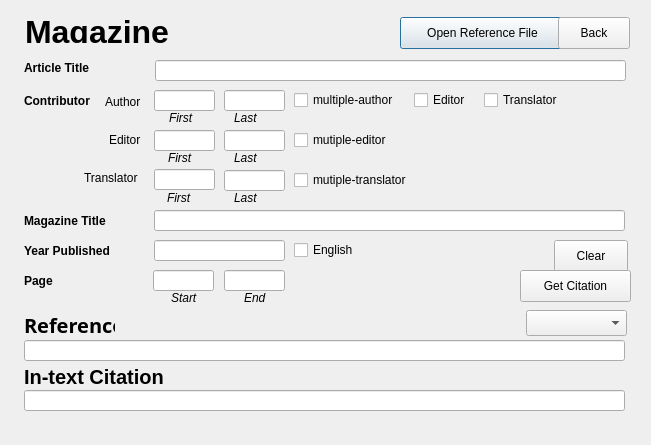
<?xml version="1.0" encoding="UTF-8"?>
<ui version="4.0">
 <class>magazine_page</class>
 <widget class="QDialog" name="magazine_page">
  <property name="geometry">
   <rect>
    <x>0</x>
    <y>0</y>
    <width>651</width>
    <height>445</height>
   </rect>
  </property>
  <property name="windowTitle">
   <string>Dialog</string>
  </property>
  <widget class="QLabel" name="translator_label">
   <property name="geometry">
    <rect>
     <x>84</x>
     <y>168</y>
     <width>61</width>
     <height>20</height>
    </rect>
   </property>
   <property name="text">
    <string>Translator</string>
   </property>
  </widget>
  <widget class="QLineEdit" name="article_title_line">
   <property name="geometry">
    <rect>
     <x>155</x>
     <y>60</y>
     <width>471</width>
     <height>21</height>
    </rect>
   </property>
  </widget>
  <widget class="QLineEdit" name="magazine_title_line">
   <property name="geometry">
    <rect>
     <x>154</x>
     <y>210</y>
     <width>471</width>
     <height>21</height>
    </rect>
   </property>
  </widget>
  <widget class="QLineEdit" name="translator_last_bar">
   <property name="geometry">
    <rect>
     <x>224</x>
     <y>170</y>
     <width>61</width>
     <height>21</height>
    </rect>
   </property>
  </widget>
  <widget class="QCheckBox" name="editor_multi">
   <property name="geometry">
    <rect>
     <x>294</x>
     <y>130</y>
     <width>131</width>
     <height>20</height>
    </rect>
   </property>
   <property name="text">
    <string>mutiple-editor</string>
   </property>
  </widget>
  <widget class="QLineEdit" name="end_page_line">
   <property name="geometry">
    <rect>
     <x>224</x>
     <y>270</y>
     <width>61</width>
     <height>21</height>
    </rect>
   </property>
  </widget>
  <widget class="QComboBox" name="reference_style">
   <property name="geometry">
    <rect>
     <x>526</x>
     <y>310</y>
     <width>101</width>
     <height>26</height>
    </rect>
   </property>
  </widget>
  <widget class="QLabel" name="editor_first">
   <property name="geometry">
    <rect>
     <x>168</x>
     <y>150</y>
     <width>31</width>
     <height>16</height>
    </rect>
   </property>
   <property name="font">
    <font>
     <italic>true</italic>
    </font>
   </property>
   <property name="text">
    <string>First</string>
   </property>
  </widget>
  <widget class="QLabel" name="magzine">
   <property name="geometry">
    <rect>
     <x>25</x>
     <y>14</y>
     <width>211</width>
     <height>29</height>
    </rect>
   </property>
   <property name="font">
    <font>
     <weight>75</weight>
     <bold>true</bold>
    </font>
   </property>
   <property name="layoutDirection">
    <enum>Qt::LeftToRight</enum>
   </property>
   <property name="text">
    <string>&lt;html&gt;&lt;head/&gt;&lt;body&gt;&lt;p&gt;&lt;span style=&quot; font-size:24pt;&quot;&gt;Magazine&lt;/span&gt;&lt;/p&gt;&lt;/body&gt;&lt;/html&gt;</string>
   </property>
  </widget>
  <widget class="QPushButton" name="load_button">
   <property name="geometry">
    <rect>
     <x>400</x>
     <y>17</y>
     <width>165</width>
     <height>32</height>
    </rect>
   </property>
   <property name="text">
    <string>Open Reference File</string>
   </property>
  </widget>
  <widget class="QLabel" name="article_title">
   <property name="geometry">
    <rect>
     <x>24</x>
     <y>60</y>
     <width>81</width>
     <height>16</height>
    </rect>
   </property>
   <property name="font">
    <font>
     <weight>75</weight>
     <bold>true</bold>
    </font>
   </property>
   <property name="text">
    <string>Article Title</string>
   </property>
  </widget>
  <widget class="QLabel" name="page">
   <property name="geometry">
    <rect>
     <x>24</x>
     <y>273</y>
     <width>41</width>
     <height>16</height>
    </rect>
   </property>
   <property name="font">
    <font>
     <weight>75</weight>
     <bold>true</bold>
    </font>
   </property>
   <property name="text">
    <string>Page</string>
   </property>
  </widget>
  <widget class="QCheckBox" name="translator_check">
   <property name="geometry">
    <rect>
     <x>484</x>
     <y>90</y>
     <width>87</width>
     <height>20</height>
    </rect>
   </property>
   <property name="text">
    <string>Translator</string>
   </property>
  </widget>
  <widget class="QCheckBox" name="translator_multi">
   <property name="geometry">
    <rect>
     <x>294</x>
     <y>170</y>
     <width>191</width>
     <height>20</height>
    </rect>
   </property>
   <property name="text">
    <string>mutiple-translator</string>
   </property>
  </widget>
  <widget class="QLineEdit" name="bibliography_line">
   <property name="geometry">
    <rect>
     <x>24</x>
     <y>340</y>
     <width>601</width>
     <height>21</height>
    </rect>
   </property>
  </widget>
  <widget class="QLabel" name="contributor">
   <property name="geometry">
    <rect>
     <x>24</x>
     <y>93</y>
     <width>91</width>
     <height>16</height>
    </rect>
   </property>
   <property name="font">
    <font>
     <weight>75</weight>
     <bold>true</bold>
    </font>
   </property>
   <property name="text">
    <string>Contributor</string>
   </property>
  </widget>
  <widget class="QLabel" name="author_last">
   <property name="geometry">
    <rect>
     <x>234</x>
     <y>110</y>
     <width>31</width>
     <height>16</height>
    </rect>
   </property>
   <property name="font">
    <font>
     <italic>true</italic>
    </font>
   </property>
   <property name="text">
    <string>Last</string>
   </property>
  </widget>
  <widget class="QLabel" name="reference">
   <property name="geometry">
    <rect>
     <x>24</x>
     <y>317</y>
     <width>91</width>
     <height>16</height>
    </rect>
   </property>
   <property name="font">
    <font>
     <family>.SF NS Text</family>
     <pointsize>15</pointsize>
     <weight>75</weight>
     <bold>true</bold>
    </font>
   </property>
   <property name="text">
    <string>Reference</string>
   </property>
  </widget>
  <widget class="QLabel" name="author_first">
   <property name="geometry">
    <rect>
     <x>169</x>
     <y>110</y>
     <width>31</width>
     <height>16</height>
    </rect>
   </property>
   <property name="font">
    <font>
     <italic>true</italic>
    </font>
   </property>
   <property name="text">
    <string>First</string>
   </property>
  </widget>
  <widget class="QLineEdit" name="author_last_bar">
   <property name="geometry">
    <rect>
     <x>224</x>
     <y>90</y>
     <width>61</width>
     <height>21</height>
    </rect>
   </property>
  </widget>
  <widget class="QLineEdit" name="inpaper_citation_line">
   <property name="geometry">
    <rect>
     <x>24</x>
     <y>390</y>
     <width>601</width>
     <height>21</height>
    </rect>
   </property>
  </widget>
  <widget class="QLabel" name="author_label">
   <property name="geometry">
    <rect>
     <x>105</x>
     <y>94</y>
     <width>61</width>
     <height>16</height>
    </rect>
   </property>
   <property name="text">
    <string>Author</string>
   </property>
  </widget>
  <widget class="QLabel" name="magzine_title">
   <property name="geometry">
    <rect>
     <x>24</x>
     <y>213</y>
     <width>181</width>
     <height>16</height>
    </rect>
   </property>
   <property name="font">
    <font>
     <weight>75</weight>
     <bold>true</bold>
    </font>
   </property>
   <property name="text">
    <string>Magazine Title</string>
   </property>
  </widget>
  <widget class="QPushButton" name="clear_button">
   <property name="geometry">
    <rect>
     <x>554</x>
     <y>240</y>
     <width>74</width>
     <height>32</height>
    </rect>
   </property>
   <property name="sizePolicy">
    <sizepolicy hsizetype="Fixed" vsizetype="Fixed">
     <horstretch>0</horstretch>
     <verstretch>0</verstretch>
    </sizepolicy>
   </property>
   <property name="text">
    <string>Clear</string>
   </property>
  </widget>
  <widget class="QLineEdit" name="start_page_line">
   <property name="geometry">
    <rect>
     <x>153</x>
     <y>270</y>
     <width>61</width>
     <height>21</height>
    </rect>
   </property>
  </widget>
  <widget class="QLabel" name="editor_last">
   <property name="geometry">
    <rect>
     <x>234</x>
     <y>150</y>
     <width>31</width>
     <height>16</height>
    </rect>
   </property>
   <property name="font">
    <font>
     <italic>true</italic>
    </font>
   </property>
   <property name="text">
    <string>Last</string>
   </property>
  </widget>
  <widget class="QLabel" name="date_published">
   <property name="geometry">
    <rect>
     <x>24</x>
     <y>243</y>
     <width>111</width>
     <height>16</height>
    </rect>
   </property>
   <property name="font">
    <font>
     <weight>75</weight>
     <bold>true</bold>
    </font>
   </property>
   <property name="text">
    <string>Year Published</string>
   </property>
  </widget>
  <widget class="QCheckBox" name="editor_check">
   <property name="geometry">
    <rect>
     <x>414</x>
     <y>90</y>
     <width>61</width>
     <height>20</height>
    </rect>
   </property>
   <property name="text">
    <string>Editor</string>
   </property>
  </widget>
  <widget class="QLabel" name="intext_cite">
   <property name="geometry">
    <rect>
     <x>24</x>
     <y>369</y>
     <width>171</width>
     <height>16</height>
    </rect>
   </property>
   <property name="font">
    <font>
     <pointsize>15</pointsize>
     <weight>75</weight>
     <bold>true</bold>
    </font>
   </property>
   <property name="text">
    <string>In-text Citation</string>
   </property>
  </widget>
  <widget class="QLabel" name="editor_label">
   <property name="geometry">
    <rect>
     <x>109</x>
     <y>132</y>
     <width>41</width>
     <height>16</height>
    </rect>
   </property>
   <property name="text">
    <string>Editor</string>
   </property>
  </widget>
  <widget class="QLineEdit" name="translator_first_bar">
   <property name="geometry">
    <rect>
     <x>154</x>
     <y>169</y>
     <width>61</width>
     <height>21</height>
    </rect>
   </property>
  </widget>
  <widget class="QLabel" name="page_start">
   <property name="geometry">
    <rect>
     <x>171</x>
     <y>290</y>
     <width>31</width>
     <height>16</height>
    </rect>
   </property>
   <property name="font">
    <font>
     <italic>true</italic>
    </font>
   </property>
   <property name="text">
    <string>Start</string>
   </property>
  </widget>
  <widget class="QLabel" name="page_end">
   <property name="geometry">
    <rect>
     <x>244</x>
     <y>290</y>
     <width>41</width>
     <height>16</height>
    </rect>
   </property>
   <property name="font">
    <font>
     <italic>true</italic>
    </font>
   </property>
   <property name="text">
    <string>End</string>
   </property>
  </widget>
  <widget class="QPushButton" name="back_button">
   <property name="geometry">
    <rect>
     <x>558</x>
     <y>17</y>
     <width>72</width>
     <height>32</height>
    </rect>
   </property>
   <property name="text">
    <string>Back</string>
   </property>
  </widget>
  <widget class="QCheckBox" name="English_checkBox">
   <property name="geometry">
    <rect>
     <x>294</x>
     <y>240</y>
     <width>71</width>
     <height>20</height>
    </rect>
   </property>
   <property name="text">
    <string>English</string>
   </property>
  </widget>
  <widget class="QLineEdit" name="editor_last_bar">
   <property name="geometry">
    <rect>
     <x>224</x>
     <y>130</y>
     <width>61</width>
     <height>21</height>
    </rect>
   </property>
  </widget>
  <widget class="QLabel" name="translator_last">
   <property name="geometry">
    <rect>
     <x>234</x>
     <y>190</y>
     <width>31</width>
     <height>16</height>
    </rect>
   </property>
   <property name="font">
    <font>
     <italic>true</italic>
    </font>
   </property>
   <property name="text">
    <string>Last</string>
   </property>
  </widget>
  <widget class="QLineEdit" name="author_first_bar">
   <property name="geometry">
    <rect>
     <x>154</x>
     <y>90</y>
     <width>61</width>
     <height>21</height>
    </rect>
   </property>
  </widget>
  <widget class="QLineEdit" name="editor_first_bar">
   <property name="geometry">
    <rect>
     <x>154</x>
     <y>130</y>
     <width>61</width>
     <height>21</height>
    </rect>
   </property>
  </widget>
  <widget class="QLineEdit" name="date_line">
   <property name="geometry">
    <rect>
     <x>154</x>
     <y>240</y>
     <width>131</width>
     <height>21</height>
    </rect>
   </property>
  </widget>
  <widget class="QLabel" name="translator_first">
   <property name="geometry">
    <rect>
     <x>167</x>
     <y>190</y>
     <width>31</width>
     <height>16</height>
    </rect>
   </property>
   <property name="font">
    <font>
     <italic>true</italic>
    </font>
   </property>
   <property name="text">
    <string>First</string>
   </property>
  </widget>
  <widget class="QPushButton" name="get_citation_button">
   <property name="geometry">
    <rect>
     <x>520</x>
     <y>270</y>
     <width>111</width>
     <height>32</height>
    </rect>
   </property>
   <property name="sizePolicy">
    <sizepolicy hsizetype="Fixed" vsizetype="Fixed">
     <horstretch>0</horstretch>
     <verstretch>0</verstretch>
    </sizepolicy>
   </property>
   <property name="text">
    <string>Get Citation</string>
   </property>
  </widget>
  <widget class="QCheckBox" name="author_checkBox">
   <property name="geometry">
    <rect>
     <x>294</x>
     <y>90</y>
     <width>121</width>
     <height>20</height>
    </rect>
   </property>
   <property name="text">
    <string>multiple-author</string>
   </property>
  </widget>
 </widget>
 <tabstops>
  <tabstop>article_title_line</tabstop>
  <tabstop>author_first_bar</tabstop>
  <tabstop>author_last_bar</tabstop>
  <tabstop>editor_first_bar</tabstop>
  <tabstop>editor_last_bar</tabstop>
  <tabstop>translator_first_bar</tabstop>
  <tabstop>translator_last_bar</tabstop>
  <tabstop>magazine_title_line</tabstop>
  <tabstop>date_line</tabstop>
  <tabstop>start_page_line</tabstop>
  <tabstop>end_page_line</tabstop>
  <tabstop>bibliography_line</tabstop>
  <tabstop>inpaper_citation_line</tabstop>
  <tabstop>get_citation_button</tabstop>
  <tabstop>editor_check</tabstop>
  <tabstop>reference_style</tabstop>
  <tabstop>back_button</tabstop>
  <tabstop>English_checkBox</tabstop>
  <tabstop>load_button</tabstop>
  <tabstop>translator_check</tabstop>
  <tabstop>editor_multi</tabstop>
  <tabstop>translator_multi</tabstop>
  <tabstop>clear_button</tabstop>
  <tabstop>author_checkBox</tabstop>
 </tabstops>
 <resources/>
 <connections/>
</ui>
